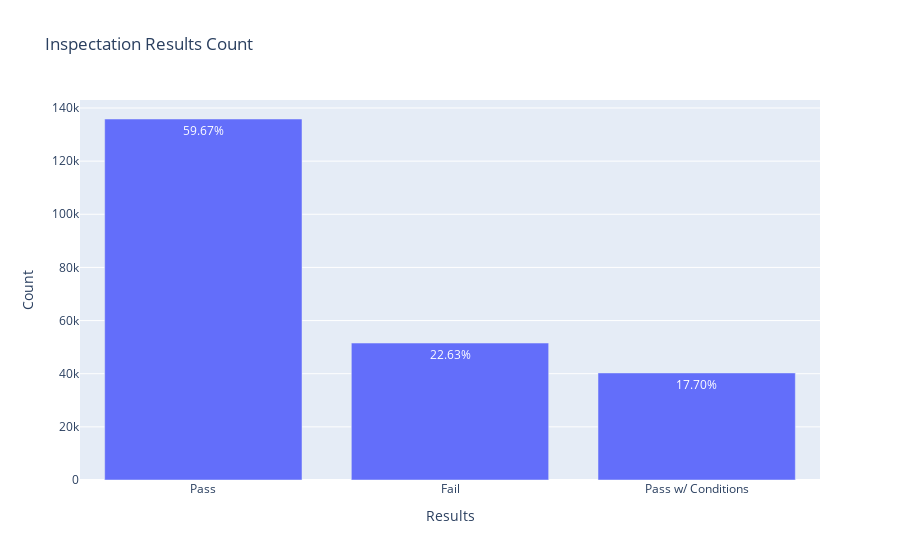

Write notebook code for a chart like this one.
### Code cell
x = df['Results'].value_counts().index.values.astype('str')
y = df['Results'].value_counts().values
pct = [("%.2f"%(v*100))+"%"for v in (y/len(df))]


trace1 = go.Bar(x=x, y=y, text=pct)
layout = dict(title= 'Inspectation Results Count',
              yaxis = dict(title='Count'),
              xaxis = dict(title='Results'))
fig=dict(data=[trace1], layout=layout)
iplot(fig)

### Figure 1 — Plotly figure (JSON) as saved in the notebook; plotly's stock layout.template omitted (floating-point values rounded to 4 significant figures)
{"data": [{"text": ["59.67%", "22.63%", "17.70%"], "type": "bar", "x": ["Pass", "Fail", "Pass w/ Conditions"], "y": [135855, 51533, 40294]}], "layout": {"title": {"text": "Inspectation Results Count"}, "xaxis": {"title": {"text": "Results"}}, "yaxis": {"title": {"text": "Count"}}}}
